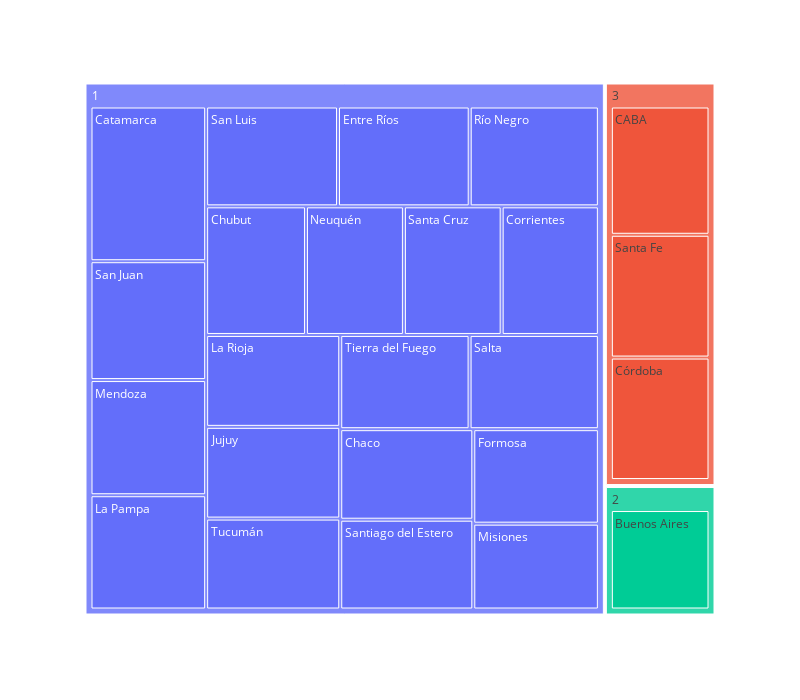

Notebook source saved alongside this figure:
### Code cell
import plotly.express as px
fig = px.treemap(dataset_km_sub_concat, path=['cluster', 'residencia_provincia_nombre'], values='edad_promedio')
fig.update_layout(autosize=False,width=800,height=700)

fig.show()

### Figure 1 — Plotly figure (JSON) as saved in the notebook; plotly's stock layout.template omitted (floating-point values rounded to 4 significant figures)
{"data": [{"branchvalues": "total", "domain": {"x": [0, 1], "y": [0, 1]}, "hovertemplate": "labels=%{label}<br>edad_promedio=%{value}<br>parent=%{parent}<br>id=%{id}<extra></extra>", "ids": ["2/Buenos Aires", "3/CABA", "1/Catamarca", "1/Chaco", "1/Chubut", "1/Corrientes", "3/Córdoba", "1/Entre Ríos", "1/Formosa", "1/Jujuy", "1/La Pampa", "1/La Rioja", "1/Mendoza", "1/Misiones", "1/Neuquén", "1/Río Negro", "1/Salta", "1/San Juan", "1/San Luis", "1/Santa Cruz", "3/Santa Fe", "1/Santiago del Estero", "1/Tierra del Fuego", "1/Tucumán", "1", "2", "3"], "labels": ["Buenos Aires", "CABA", "Catamarca", "Chaco", "Chubut", "Corrientes", "Córdoba", "Entre Ríos", "Formosa", "Jujuy", "La Pampa", "La Rioja", "Mendoza", "Misiones", "Neuquén", "Río Negro", "Salta", "San Juan", "San Luis", "Santa Cruz", "Santa Fe", "Santiago del Estero", "Tierra del Fuego", "Tucumán", "1", "2", "3"], "name": "", "parents": ["2", "3", "1", "1", "1", "1", "3", "1", "1", "1", "1", "1", "1", "1", "1", "1", "1", "1", "1", "1", "3", "1", "1", "1", "", "", ""], "type": "treemap", "values": [71.6, 76.64, 97, 65.32, 69.62, 67.79, 73.16, 71.29, 64.33, 66.7, 71.65, 66.81, 72.21, 58.45, 68.3, 69.92, 66.04, 74.52, 71.38, 68.17, 73.34, 64.77, 66.07, 66.09, 1386.0, 71.6, 223.1]}], "layout": {"autosize": false, "height": 700, "legend": {"tracegroupgap": 0}, "margin": {"t": 60}, "width": 800}}
